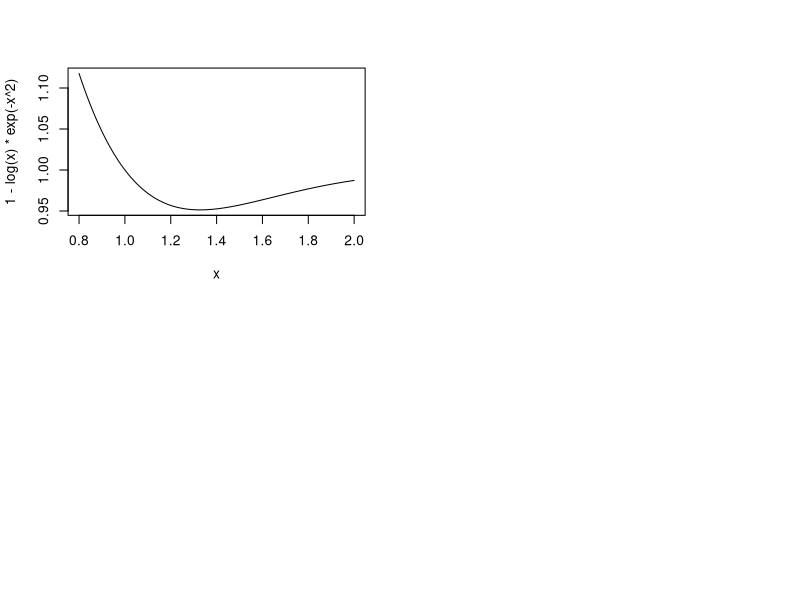

Write R code to recreate this figure. (Note: this script raises an error after producing the figure.)
newton<-function (f, fp, x, tol = 0.001, m = 100) 
{
  iter <- 0
  oldx <- x
  x <- oldx + 10 * tol
  while (abs(x - oldx) > tol) {
    iter <- iter + 1
    if (iter > m) 
      stop("No solution found")
    oldx <- x
    x <- x - f(x)/fp(x)
  }
  return(x)
}
par(mfrow=c(2,2))
curve(1 - log(x) * exp(-x^2),0.8,2)
f <- function(x) {1 - log(x) * exp(-x^2)}
fp <- function(x) {log(x) * exp(-x^2) * 2 * x - exp(-x^2) * 1/x}
newton(f,fp,0.95)